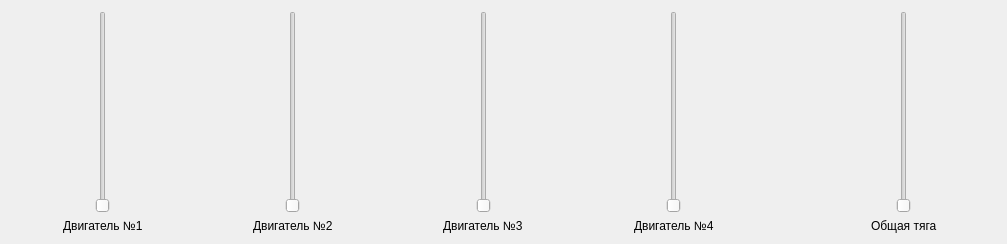
<?xml version="1.0" encoding="UTF-8"?>
<ui version="4.0">
 <class>EngineForm</class>
 <widget class="QWidget" name="EngineForm">
  <property name="geometry">
   <rect>
    <x>0</x>
    <y>0</y>
    <width>1007</width>
    <height>244</height>
   </rect>
  </property>
  <property name="windowTitle">
   <string>Управление основными двигателями</string>
  </property>
  <layout class="QHBoxLayout" name="horizontalLayout_2">
   <item>
    <layout class="QHBoxLayout" name="horizontalLayout">
     <item>
      <layout class="QVBoxLayout" name="verticalLayout">
       <item alignment="Qt::AlignHCenter">
        <widget class="QSlider" name="verticalSlider_6">
         <property name="sizePolicy">
          <sizepolicy hsizetype="Preferred" vsizetype="MinimumExpanding">
           <horstretch>0</horstretch>
           <verstretch>0</verstretch>
          </sizepolicy>
         </property>
         <property name="minimumSize">
          <size>
           <width>0</width>
           <height>200</height>
          </size>
         </property>
         <property name="maximumSize">
          <size>
           <width>40</width>
           <height>16777215</height>
          </size>
         </property>
         <property name="orientation">
          <enum>Qt::Vertical</enum>
         </property>
         <property name="invertedAppearance">
          <bool>false</bool>
         </property>
         <property name="invertedControls">
          <bool>false</bool>
         </property>
         <property name="tickPosition">
          <enum>QSlider::NoTicks</enum>
         </property>
        </widget>
       </item>
       <item alignment="Qt::AlignHCenter">
        <widget class="QLabel" name="label">
         <property name="sizePolicy">
          <sizepolicy hsizetype="Preferred" vsizetype="Preferred">
           <horstretch>0</horstretch>
           <verstretch>0</verstretch>
          </sizepolicy>
         </property>
         <property name="text">
          <string>Двигатель №1</string>
         </property>
        </widget>
       </item>
      </layout>
     </item>
     <item>
      <layout class="QVBoxLayout" name="verticalLayout_2">
       <item alignment="Qt::AlignHCenter">
        <widget class="QSlider" name="verticalSlider_2">
         <property name="sizePolicy">
          <sizepolicy hsizetype="Preferred" vsizetype="MinimumExpanding">
           <horstretch>0</horstretch>
           <verstretch>0</verstretch>
          </sizepolicy>
         </property>
         <property name="minimumSize">
          <size>
           <width>0</width>
           <height>200</height>
          </size>
         </property>
         <property name="maximumSize">
          <size>
           <width>40</width>
           <height>16777215</height>
          </size>
         </property>
         <property name="orientation">
          <enum>Qt::Vertical</enum>
         </property>
         <property name="invertedAppearance">
          <bool>false</bool>
         </property>
         <property name="invertedControls">
          <bool>false</bool>
         </property>
         <property name="tickPosition">
          <enum>QSlider::NoTicks</enum>
         </property>
        </widget>
       </item>
       <item alignment="Qt::AlignHCenter">
        <widget class="QLabel" name="label_2">
         <property name="text">
          <string>Двигатель №2</string>
         </property>
        </widget>
       </item>
      </layout>
     </item>
     <item>
      <layout class="QVBoxLayout" name="verticalLayout_3">
       <item alignment="Qt::AlignHCenter">
        <widget class="QSlider" name="verticalSlider_3">
         <property name="sizePolicy">
          <sizepolicy hsizetype="Preferred" vsizetype="MinimumExpanding">
           <horstretch>0</horstretch>
           <verstretch>0</verstretch>
          </sizepolicy>
         </property>
         <property name="minimumSize">
          <size>
           <width>0</width>
           <height>200</height>
          </size>
         </property>
         <property name="maximumSize">
          <size>
           <width>40</width>
           <height>16777215</height>
          </size>
         </property>
         <property name="orientation">
          <enum>Qt::Vertical</enum>
         </property>
         <property name="invertedAppearance">
          <bool>false</bool>
         </property>
         <property name="invertedControls">
          <bool>false</bool>
         </property>
         <property name="tickPosition">
          <enum>QSlider::NoTicks</enum>
         </property>
        </widget>
       </item>
       <item alignment="Qt::AlignHCenter">
        <widget class="QLabel" name="label_4">
         <property name="text">
          <string>Двигатель №3</string>
         </property>
        </widget>
       </item>
      </layout>
     </item>
     <item>
      <layout class="QVBoxLayout" name="verticalLayout_4">
       <item alignment="Qt::AlignHCenter">
        <widget class="QSlider" name="verticalSlider_4">
         <property name="sizePolicy">
          <sizepolicy hsizetype="Preferred" vsizetype="MinimumExpanding">
           <horstretch>0</horstretch>
           <verstretch>0</verstretch>
          </sizepolicy>
         </property>
         <property name="minimumSize">
          <size>
           <width>0</width>
           <height>200</height>
          </size>
         </property>
         <property name="maximumSize">
          <size>
           <width>40</width>
           <height>16777215</height>
          </size>
         </property>
         <property name="orientation">
          <enum>Qt::Vertical</enum>
         </property>
         <property name="invertedAppearance">
          <bool>false</bool>
         </property>
         <property name="invertedControls">
          <bool>false</bool>
         </property>
         <property name="tickPosition">
          <enum>QSlider::NoTicks</enum>
         </property>
        </widget>
       </item>
       <item alignment="Qt::AlignHCenter">
        <widget class="QLabel" name="label_6">
         <property name="text">
          <string>Двигатель №4</string>
         </property>
        </widget>
       </item>
      </layout>
     </item>
     <item>
      <spacer name="horizontalSpacer">
       <property name="orientation">
        <enum>Qt::Horizontal</enum>
       </property>
       <property name="sizeType">
        <enum>QSizePolicy::Minimum</enum>
       </property>
       <property name="sizeHint" stdset="0">
        <size>
         <width>40</width>
         <height>20</height>
        </size>
       </property>
      </spacer>
     </item>
     <item>
      <layout class="QVBoxLayout" name="verticalLayout_5">
       <item alignment="Qt::AlignHCenter">
        <widget class="QSlider" name="verticalSlider_5">
         <property name="enabled">
          <bool>true</bool>
         </property>
         <property name="sizePolicy">
          <sizepolicy hsizetype="Preferred" vsizetype="MinimumExpanding">
           <horstretch>0</horstretch>
           <verstretch>0</verstretch>
          </sizepolicy>
         </property>
         <property name="minimumSize">
          <size>
           <width>0</width>
           <height>200</height>
          </size>
         </property>
         <property name="maximumSize">
          <size>
           <width>40</width>
           <height>16777215</height>
          </size>
         </property>
         <property name="orientation">
          <enum>Qt::Vertical</enum>
         </property>
         <property name="invertedAppearance">
          <bool>false</bool>
         </property>
         <property name="invertedControls">
          <bool>false</bool>
         </property>
         <property name="tickPosition">
          <enum>QSlider::NoTicks</enum>
         </property>
        </widget>
       </item>
       <item alignment="Qt::AlignHCenter">
        <widget class="QLabel" name="label_5">
         <property name="text">
          <string>Общая тяга</string>
         </property>
        </widget>
       </item>
      </layout>
     </item>
    </layout>
   </item>
  </layout>
 </widget>
 <resources/>
 <connections/>
</ui>
